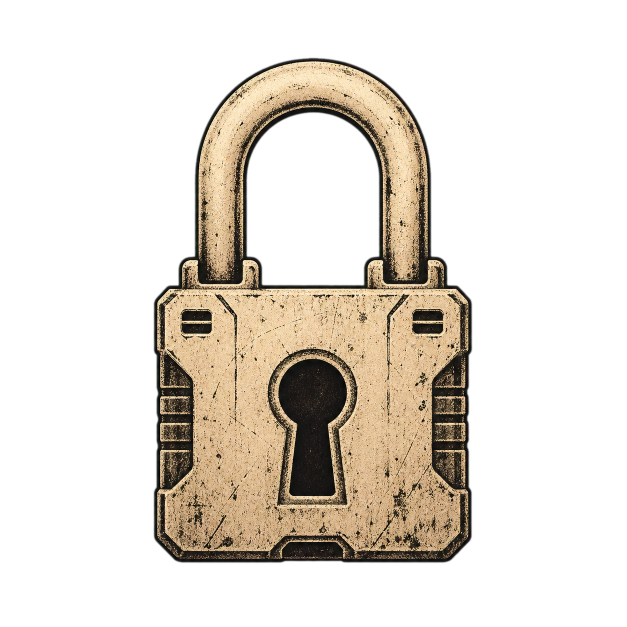
#> input picture Assets/UI/Runtime/Lock_full.png, 1254 x 1254 px (shown at 1/2 size); its folder holds 4 pictures in this run
$ python process_generated_ui.py
#> lines starting #> are read from the running program, lines starting #| are printed output that depends on the picture
from pathlib import Path

from PIL import Image


ROOT = Path(__file__).resolve().parents[1] / "Assets" / "UI" / "Runtime"
ASSETS = {
    "Lock": 0.84,
    "Stopwatch": 0.88,
    "Ready": 0.62,
    "Panel": 0.98,
}


for name, occupancy in ASSETS.items():
    image = Image.open(ROOT / f"{name}_full.png").convert("RGBA")
#> image is the input picture: PIL image 1254x1254 RGBA; mean R, G, B, A 47, 40.5, 31.6, 74.2
    bounds = image.getchannel("A").getbbox()
#> bounds = (305, 114, 946, 1128)
    if bounds is None:
        raise RuntimeError(f"No visible pixels found in {name}_full.png")

    cropped = image.crop(bounds)
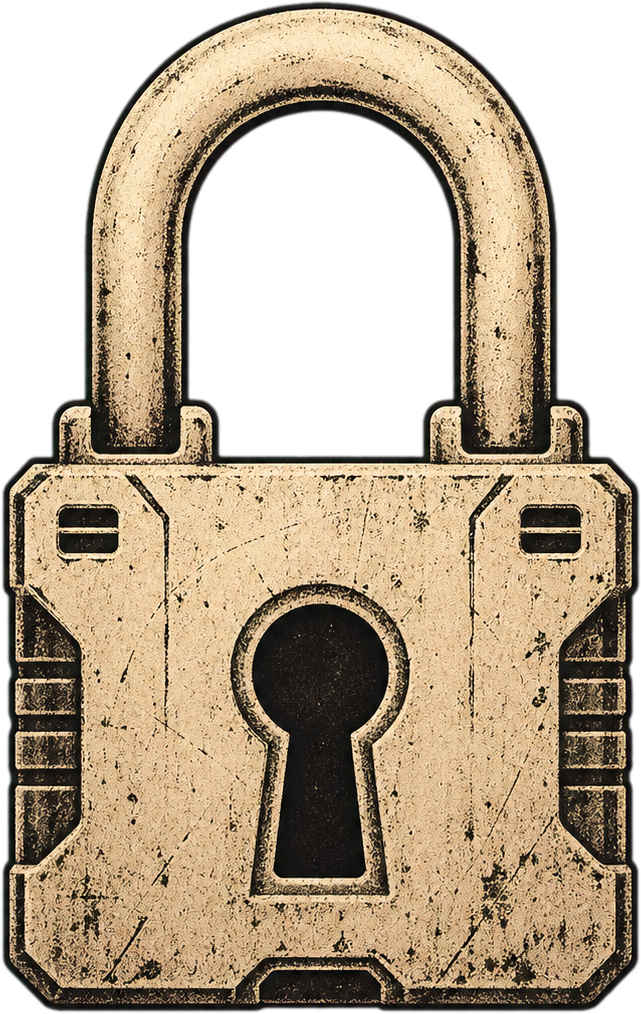
#> cropped: PIL image 641x1014 RGBA; mean R, G, B, A 113.8, 97.9, 76.3, 179.5; transparent parts drawn white
    target_size = 512
    maximum_side = int(target_size * occupancy)
    scale = min(maximum_side / cropped.width, maximum_side / cropped.height)
#> scale = 0.424
    resized_size = (
        max(1, round(cropped.width * scale)),
        max(1, round(cropped.height * scale)),
    )
#> resized_size = (272, 430)
    cropped = cropped.resize(resized_size, Image.Resampling.LANCZOS)
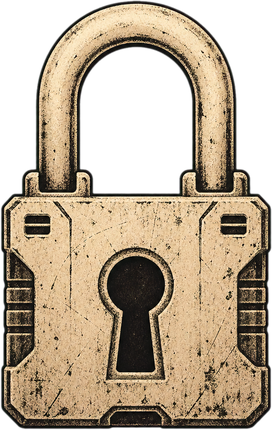
#> cropped: PIL image 272x430 RGBA; mean R, G, B, A 113.8, 97.9, 76.4, 179.5; transparent parts drawn white

    canvas = Image.new("RGBA", (target_size, target_size), (0, 0, 0, 0))
#> canvas: PIL image 512x512 RGBA; every value is 0
    canvas.alpha_composite(
        cropped,
        (
            (target_size - resized_size[0]) // 2,
            (target_size - resized_size[1]) // 2,
        ),
    )
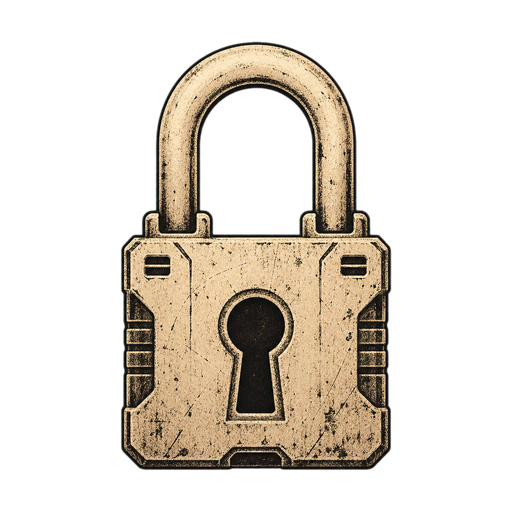
#> canvas: PIL image 512x512 RGBA; mean R, G, B, A 50.8, 43.7, 34.1, 80.1; transparent parts drawn white
    canvas.save(ROOT / f"{name}.png", optimize=True)
    print(f"{name}: source={bounds}, runtime={resized_size}")
#| Lock: source=(305, 114, 946, 1128), runtime=(272, 430)
#> pass 2 of the loop `for name, occupancy in ASSETS.items():`:
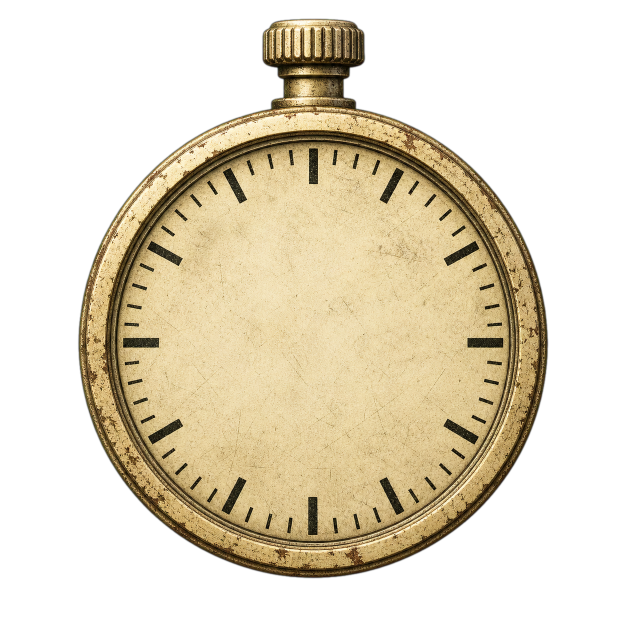
#> input picture Assets/UI/Runtime/Stopwatch_full.png, 1254 x 1254 px (shown at 1/2 size)
#> image is the input picture: PIL image 1254x1254 RGBA; mean R, G, B, A 89.1, 79.4, 57.9, 117.5
#> bounds = (154, 35, 1098, 1159)
#> `cropped = cropped.resize(resized_size, Image.Resampling.LANCZOS)`:
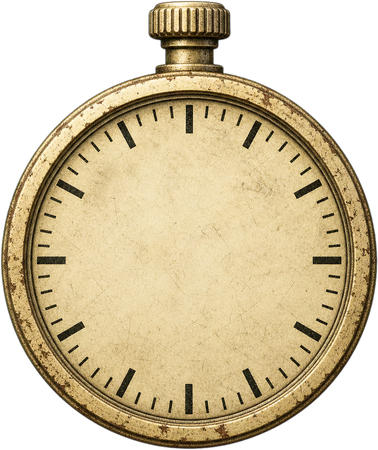
#> cropped: PIL image 378x450 RGBA; mean R, G, B, A 132.2, 117.8, 85.8, 174.1; transparent parts drawn white
#> `canvas.alpha_composite( cropped, ( (target_size - resized_size[0]) // ..`:
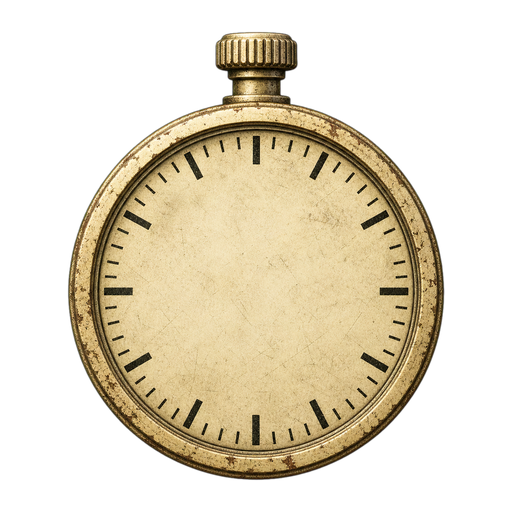
#> canvas: PIL image 512x512 RGBA; mean R, G, B, A 85.8, 76.4, 55.7, 113; transparent parts drawn white
#| Stopwatch: source=(154, 35, 1098, 1159), runtime=(378, 450)
#> pass 3 of the loop `for name, occupancy in ASSETS.items():`:
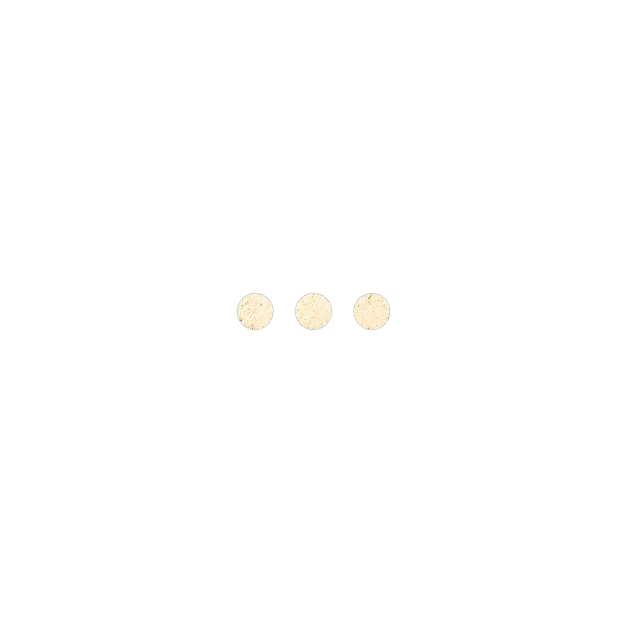
#> input picture Assets/UI/Runtime/Ready_full.png, 1254 x 1254 px (shown at 1/2 size)
#> image is the input picture: PIL image 1254x1254 RGBA; mean R, G, B, A 1.9, 1.8, 1.6, 1.9
#> bounds = (472, 584, 782, 662)
#> `cropped = image.crop(bounds)`:
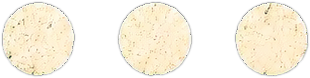
#> cropped: PIL image 310x78 RGBA; mean R, G, B, A 125.4, 119, 103.3, 126.7; transparent parts drawn white
#> `canvas.alpha_composite( cropped, ( (target_size - resized_size[0]) // ..`:
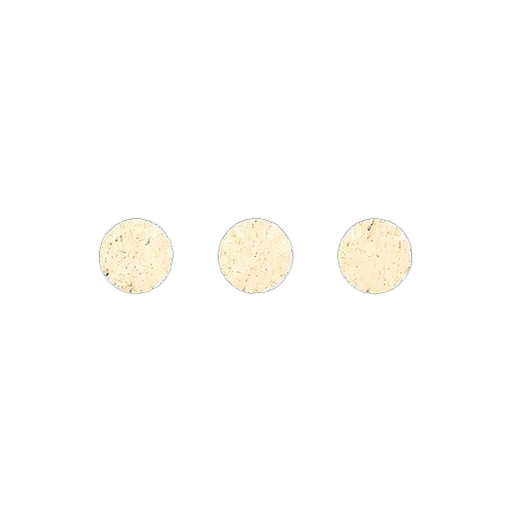
#> canvas: PIL image 512x512 RGBA; mean R, G, B, A 12.3, 11.7, 10.2, 12.3; transparent parts drawn white
#| Ready: source=(472, 584, 782, 662), runtime=(317, 80)
#> the loop made 4 passes; the first 3 are shown
